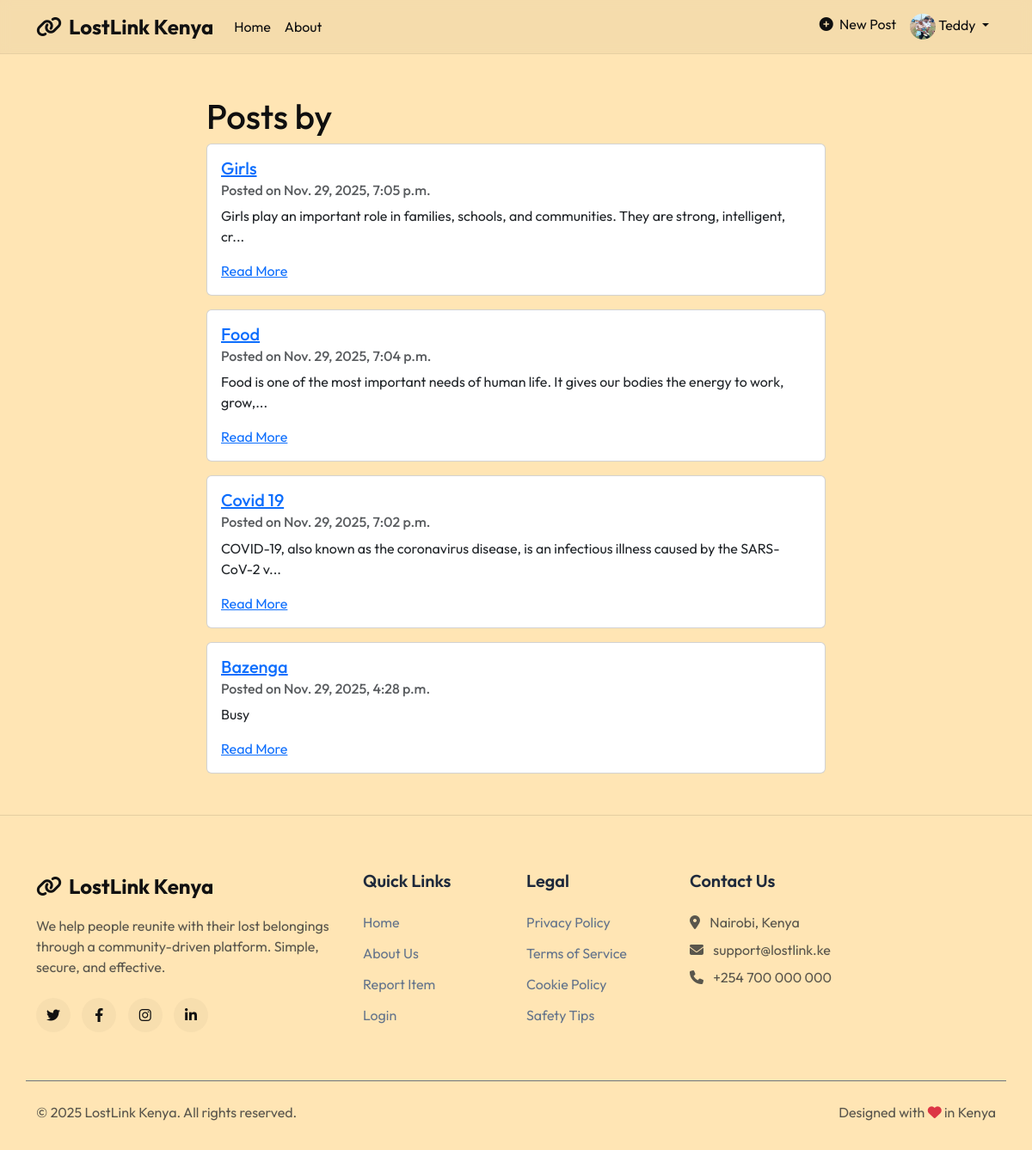
Page /blog/user/Teddy/ (signed in) on the earlier database version.
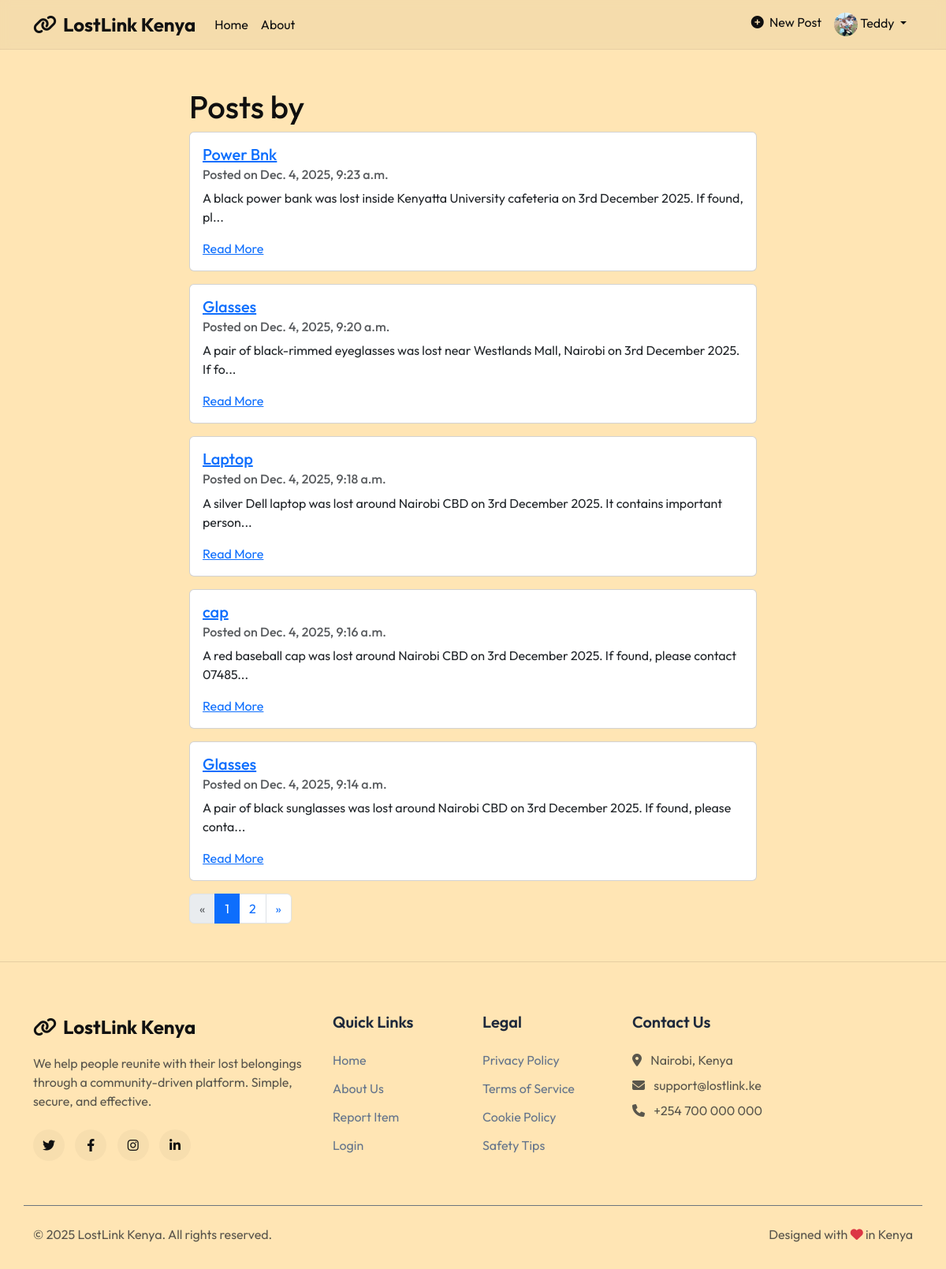
Same page on the later database version.
### users/models.py (models this page shows, shortened)
class Profile(models.Model):
    user = models.OneToOneField(User, on_delete=models.CASCADE)
    bio = models.TextField(blank=True)
    location = models.CharField(max_length=30, blank=True)
    phone_number = models.CharField(max_length=20, blank=True, help_text="Phone number for Mpesa payments (format: 254...)")
    image = models.ImageField(upload_to='profile_pics/', default='default.jpg')

### blog/models.py (models this page shows, shortened)
class Post(models.Model):
    LOST = 'lost'
    FOUND = 'found'
    ITEM_TYPE_CHOICES = [
        (LOST, 'Lost Item'),
        (FOUND, 'Found Item'),
    ]
    ACTIVE = 'active'
    RESOLVED = 'resolved'
    STATUS_CHOICES = [
        (ACTIVE, 'Active'),
        (RESOLVED, 'Resolved'),
    ]
    CATEGORY_CHOICES = [
        ('electronics', 'Electronics'),
        ('documents', 'Documents'),
        ('jewelry', 'Jewelry'),
        ('vehicle', 'Vehicle'),
        ('pet', 'Pet'),
        ('clothing', 'Clothing'),
        ('money', 'Money/Wallet'),
        ('keys', 'Keys'),
        ('phone', 'Phone'),
        ('other', 'Other'),
    ]
    title = models.CharField(max_length=200)
    content = models.TextField()
    item_type = models.CharField(max_length=10, choices=ITEM_TYPE_CHOICES, default=LOST)
    category = models.CharField(max_length=50, choices=CATEGORY_CHOICES, default='other')
    location = models.CharField(max_length=200, default='Kenya')
    status = models.CharField(max_length=20, choices=STATUS_CHOICES, default=ACTIVE)
    image = models.ImageField(upload_to='post_pics/%Y/%m/%d/', null=True, blank=True)
    date_posted = models.DateTimeField(default=timezone.now)
    date_item_lost_found = models.DateField(null=True, blank=True)
    author = models.ForeignKey(User, on_delete=models.CASCADE)
    class Meta:
        ordering = ['-date_posted']

### blog/views.py (the view)
# urls.py: path('user/<str:username>/', UserPostListView.as_view(), name='user-posts'),
class UserPostListView(ListView):
    model = Post
    template_name = 'blog/user_posts.html'
    context_object_name = 'posts'
    ordering = ['-date_posted']
    paginate_by = 5
    def get_queryset(self):
        user = get_object_or_404(User, username=self.kwargs.get('username'))
        return Post.objects.filter(author=user).order_by('-date_posted')

### blog/templates/blog/user_posts.html
{% extends "blog/base.html" %}
{% block content %}
  <div class="content" style="max-width:720px;margin:1rem auto;">
    <h1>Posts by {{ view.get_object.username }}</h1>
    {% for post in posts %}
      <div class="card mb-3">
        <div class="card-body">
          <h5 class="card-title"><a href="{% url 'post-detail' post.pk %}">{{ post.title }}</a></h5>
          <h6 class="card-subtitle mb-2 text-muted">Posted on {{ post.date_posted }}</h6>
          <p class="card-text">{{ post.content|slice:":100" }}{% if post.content|length > 100 %}...{% endif %}</p>
          <a href="{% url 'post-detail' post.pk %}" class="card-link">Read More</a>
        </div>
        </div>
    {% empty %}
      <p>No posts available from this user.</p>
    {% endfor %}
    {% if is_paginated %}
      <nav aria-label="Page navigation">
        <ul class="pagination">
            {% if page_obj.has_previous %}
                <li class="page-item">
                <a class="page-link" href="?page={{ page_obj.previous_page_number }}" aria-label="Previous">
                    <span aria-hidden="true">&laquo;</span>
                </a>
                </li>
            {% else %}
                <li class="page-item disabled">
                <span class="page-link" aria-label="Previous">
                    <span aria-hidden="true">&laquo;</span>
                </span>
                </li>
            {% endif %}
            {% for num in paginator.page_range %}
                {% if page_obj.number == num %}
                <li class="page-item active"><span class="page-link">{{ num }}</span></li>
                {% elif num > page_obj.number|add:'-3' and num < page_obj.number|add:'3' %}
                <li class="page-item"><a class="page-link" href="?page={{ num }}">{{ num }}</a></li>
                {% endif %}
            {% endfor %}
            {% if page_obj.has_next %}
                <li class="page-item">
                <a class="page-link" href="?page={{ page_obj.next_page_number }}" aria-label="Next">
                    <span aria-hidden="true">&raquo;</span>
                </a>
                </li>
            {% else %}
                <li class="page-item disabled">
                <span class="page-link" aria-label="Next">
                    <span aria-hidden="true">&raquo;</span>
                </span>
                </li>
            {% endif %}
        </ul>
      </nav>
    {% endif %}
  </div>
{% endblock %}

### blog/templates/blog/base.html (shortened to what this page needs)
{% load static %}
<!DOCTYPE html>
<html lang="en">
<head>
    <link href="https://cdn.jsdelivr.net/npm/bootstrap@5.3.0/dist/css/bootstrap.min.css" rel="stylesheet">
    <link rel="stylesheet" href="https://cdnjs.cloudflare.com/ajax/libs/font-awesome/6.4.0/css/all.min.css">
</head>
<body>
    <nav class="navbar navbar-expand-lg navbar-light sticky-top">
        <div class="container">
            <a class="navbar-brand" href="{% url 'root-landing' %}">
                <i class="fas fa-link me-2"></i>LostLink Kenya
            </a>
            <div class="collapse navbar-collapse" id="navbarNav">
                <ul class="navbar-nav me-auto">
                    <li class="nav-item">
                        <a class="nav-link" href="{% url 'blog-home' %}">Home</a>
                    </li>
                    <li class="nav-item">
                        <a class="nav-link" href="{% url 'blog-about' %}">About</a>
                    </li>
                </ul>
                <ul class="navbar-nav ms-auto">
                    {% if user.is_authenticated %}
                    <li class="nav-item">
                        <a class="nav-link" href="{% url 'post-create' %}">
                            <i class="fas fa-plus-circle me-1"></i> New Post
                        </a>
                    </li>
                    <li class="nav-item dropdown">
                        <a class="nav-link dropdown-toggle" href="#" id="navbarDropdown" role="button"
                            data-bs-toggle="dropdown">
                            <img src="{{ user.profile.image.url }}" class="rounded-circle" width="30" height="30"
                                alt="Profile">
                            {{ user.username }}
                        </a>
                    </li>
                    {% endif %}
                </ul>
            </div>
        </div>
    </nav>
    <main class="content-section">
        <div class="container">
            {% block content %}{% endblock %}
        </div>
    </main>
    <footer>
        <div class="container">
            <div class="row">
                <div class="col-lg-4 mb-4">
                    <a class="navbar-brand mb-3 d-block" href="{% url 'root-landing' %}">
                        <i class="fas fa-link me-2"></i>LostLink Kenya
                    </a>
                    <p class="text-muted">
                        We help people reunite with their lost belongings through a community-driven platform.
                        Simple, secure, and effective.
                    </p>
                    <div class="mt-4">
                        <a href="#" class="social-icon"><i class="fab fa-twitter"></i></a>
                        <a href="#" class="social-icon"><i class="fab fa-facebook-f"></i></a>
                        <a href="#" class="social-icon"><i class="fab fa-instagram"></i></a>
                        <a href="#" class="social-icon"><i class="fab fa-linkedin-in"></i></a>
                    </div>
                </div>
                <div class="col-lg-2 col-md-6 mb-4">
                    <h5>Quick Links</h5>
                    <ul class="list-unstyled">
                        <li><a href="{% url 'blog-home' %}">Home</a></li>
                        <li><a href="{% url 'blog-about' %}">About Us</a></li>
                        <li><a href="{% url 'post-create' %}">Report Item</a></li>
                        <li><a href="{% url 'login' %}">Login</a></li>
                    </ul>
                </div>
                <div class="col-lg-2 col-md-6 mb-4">
                    <h5>Legal</h5>
                    <ul class="list-unstyled">
                        <li><a href="#">Privacy Policy</a></li>
                        <li><a href="#">Terms of Service</a></li>
                        <li><a href="#">Cookie Policy</a></li>
                        <li><a href="#">Safety Tips</a></li>
                    </ul>
                </div>
                <div class="col-lg-4 col-md-6 mb-4">
                    <h5>Contact Us</h5>
                    <ul class="list-unstyled">
                        <li class="text-muted mb-2"><i class="fas fa-map-marker-alt me-2"></i> Nairobi, Kenya</li>
                        <li class="text-muted mb-2"><i class="fas fa-envelope me-2"></i> support@lostlink.ke</li>
                        <li class="text-muted mb-2"><i class="fas fa-phone me-2"></i> +254 700 000 000</li>
                    </ul>
                </div>
            </div>
            <div class="row mt-4 pt-4 border-top border-secondary">
                <div class="col-md-6 text-center text-md-start">
                    <p class="text-muted mb-0">&copy; {% now "Y" %} LostLink Kenya. All rights reserved.</p>
                </div>
                <div class="col-md-6 text-center text-md-end">
                    <p class="text-muted mb-0">Designed with <i class="fas fa-heart text-danger"></i> in Kenya</p>
                </div>
            </div>
        </div>
    </footer>
</body>
</html>

### blog/templates/blog/base.html (style rules this page uses)
:root { --primary-color: #111111; --secondary-color: #222222; --dark-bg: #ffffff; --card-bg: rgba(0, 0, 0, 0.06); --text-light: #0f0f0f; --text-muted: #2b2b2b; }
body { font-family: 'Outfit', sans-serif; background: #FFE5B4; color: var(--text-light); min-height: 100vh; display: flex; flex-direction: column; }
.navbar { background: rgba(0, 0, 0, 0.04) !important; backdrop-filter: blur(6px); border-bottom: 1px solid rgba(0, 0, 0, 0.06); }
.navbar-brand { font-weight: 700; font-size: 1.5rem; color: var(--primary-color); }
.nav-link { color: var(--text-light) !important; transition: color 0.2s ease; }
.content-section { padding: 2rem 0; flex: 1; }
footer { background: #FFE5B4; padding: 4rem 0 2rem; margin-top: auto; border-top: 1px solid rgba(0, 0, 0, 0.1); }
footer h5 { color: #1e293b; font-weight: 600; margin-bottom: 1.5rem; }
footer ul li { margin-bottom: 0.75rem; }
footer a { color: #64748b; text-decoration: none; transition: color 0.2s; }
.social-icon { width: 40px; height: 40px; display: inline-flex; align-items: center; justify-content: center; background: rgba(0, 0, 0, 0.03); border-radius: 50%; margin-right: 10px; transition: all 0.2s; color: var(--primary-color); }

Differences in the rows shown:
no longer on this page (row unchanged): Post: title "Girls", date_posted "Nov. 29, 2025, 7:05 p.m.", content "Girls play an important role in families, schools, and communities. They are strong, intelligent, cr"
removed Post: title "Food", date_posted "Nov. 29, 2025, 7:04 p.m.", content "Food is one of the most important needs of human life. It gives our bodies the energy to work, grow,"
removed Post: title "Covid 19", date_posted "Nov. 29, 2025, 7:02 p.m.", content "COVID-19, also known as the coronavirus disease, is an infectious illness caused by the SARS-CoV-2 v"
removed Post: title "Bazenga", date_posted "Nov. 29, 2025, 4:28 p.m.", content "Busy"
added Post: title "Power Bnk", date_posted "Dec. 4, 2025, 9:23 a.m.", content "A black power bank was lost inside Kenyatta University cafeteria on 3rd December 2025. If found, pl"
added Post: title "Glasses", date_posted "Dec. 4, 2025, 9:20 a.m.", content "A pair of black-rimmed eyeglasses was lost near Westlands Mall, Nairobi on 3rd December 2025. If fo"
added Post: title "Laptop", date_posted "Dec. 4, 2025, 9:18 a.m.", content "A silver Dell laptop was lost around Nairobi CBD on 3rd December 2025. It contains important person"
added Post: title "cap", date_posted "Dec. 4, 2025, 9:16 a.m.", content "A red baseball cap was lost around Nairobi CBD on 3rd December 2025. If found, please contact 07485"
added Post: title "Glasses", date_posted "Dec. 4, 2025, 9:14 a.m.", content "A pair of black sunglasses was lost around Nairobi CBD on 3rd December 2025. If found, please conta"
Other differences:
new list line: "1"
new list line: "2"
